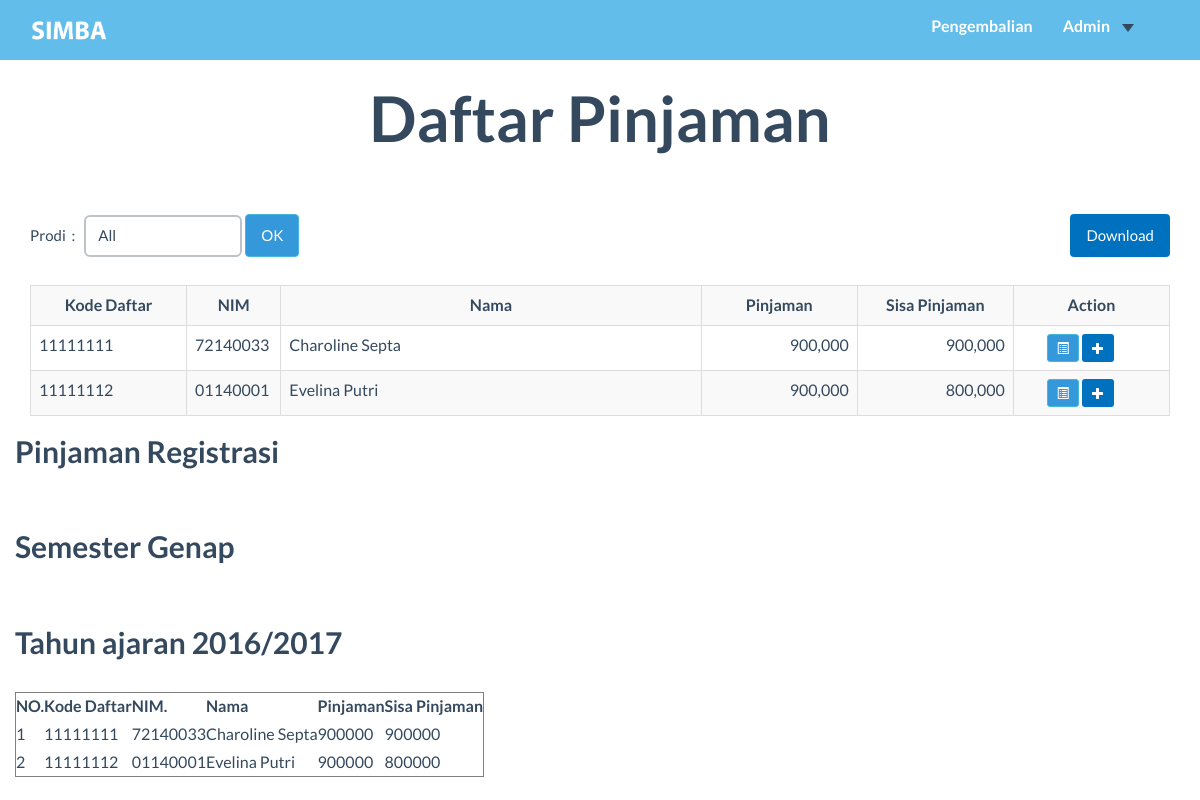
/user_admin/data1.php, run on the app's committed database.
### tables this page shows
CREATE TABLE `pendaftaran` (
  `kd_daftar` int(8) NOT NULL,
  `nim` char(8) NOT NULL,
  `kd_bsw` char(3) NOT NULL,
  `tgl_daftar` timestamp NOT NULL DEFAULT CURRENT_TIMESTAMP,
  `nominal_pengajuan` int(11) NOT NULL,
  `nominal_disetujui` int(11) DEFAULT NULL,
  `sisa_pinjaman` int(11) DEFAULT NULL
);

CREATE TABLE `mahasiswa` (
  `NIM` char(8) NOT NULL,
  `kd_prodi` char(2) NOT NULL,
  `nama_mhs` varchar(99) NOT NULL,
  `gender` char(1) NOT NULL,
  `tgl_lahir` date NOT NULL,
  `email` varchar(99) NOT NULL,
  `alamat` varchar(999) NOT NULL,
  `kode_pos` char(5) NOT NULL,
  `no_telp` char(12) NOT NULL,
  `total_sks` int(11) NOT NULL
);

CREATE TABLE `beasiswa` (
  `kd_bsw` char(3) NOT NULL,
  `nama_bsw` varchar(99) NOT NULL,
  `semt` char(6) NOT NULL,
  `thn_ajar` char(9) NOT NULL,
  `tgl_buka` date NOT NULL,
  `tgl_tutup` date NOT NULL,
  `kuota` int(11) NOT NULL,
  `isTampil` tinyint(1) NOT NULL,
  `Keterangan` mediumtext NOT NULL,
  `isPublish` tinyint(1) NOT NULL DEFAULT '0'
);

### user_admin/data1.php (the view)
<?php
Include("../function/koneksi.php");
Include("Cicilan.php");
?>
<html>
<table border="1">
	<tr>
		<th>NO.</th>
		<th>Kode Daftar</th>
		<th>NIM.</th>
		<th>Nama</th>
		<th>Pinjaman</th>
		<th>Sisa Pinjaman</th>
	</tr>
	<?php
	$query1="SELECT * FROM beasiswa where kd_bsw like 'P%'";
	$sql1 = mysqli_query($koneksi,$query1);
	$data1 = mysqli_fetch_array($sql1);
	echo'
	<h3> '.$data1['nama_bsw'].'</h3> </br>
	<h3>Semester '.$data1['semt'].' </h3> </br>
	<h3>Tahun ajaran '.$data1['thn_ajar'].' </h3> </br>';
    $query=$GLOBALS["q"];
    $sql = mysqli_query($koneksi,$query);
	$no = 1;
	while($data = mysqli_fetch_array($sql)){
		echo '
		<tr>
			<td>'.$no.'</td>
			<td>'.$data['kd_daftar'].'</td>
			<td>'.$data['nim'].'</td>
			<td>'.$data['nama_mhs'].'</td>
			<td>'.$data['nominal_disetujui'].'</td>
      <td>'.$data['sisa_pinjaman'].'</td>
		</tr>
		';
		$no++;
	}
	?>
</table>
</html>

### user_admin/Cicilan.php (shortened to what this page needs)
<?php
Include ("../function/coba.php");
?>
<!DOCTYPE HTML>
<html>
<head>
    <link href="../css/bootstrap.min.css" rel="stylesheet">
    <link rel="stylesheet" href="https://maxcdn.bootstrapcdn.com/bootstrap/3.3.7/css/bootstrap.min.css">
    <link href="../font-awesome/css/font-awesome.min.css" rel="stylesheet">
    <link href="../css/general.css" rel="stylesheet">
    <link href="../css/custom.css" rel="stylesheet">
    <link href="../css/owl.carousel.css" rel="stylesheet">
    <link href="../css/owl.theme.css" rel="stylesheet">
    <link href="../css/style.css" rel="stylesheet">
    <link href="../css/animate.css" rel="stylesheet">
    <link rel="stylesheet" href="../css/magnific-popup.css">
</head>
<body >
  <nav class="navbar-default" role="navigation" style="position: fixed; top: 0px;">
    <div class="container">
      <a class="" href="index.php">
        <img src="../img/logo2.png" height="45px" style="margin-top:8px; margin-left:0" id="logo"/>
      </a>
      <div class="collapse navbar-collapse navbar-right navbar-ex1-collapse stuckMenu">
        <ul class="nav navbar-nav">
          <li class="menuItem"><a href="Cicilan.php">Pengembalian </a></li>
          <li class="menuItem dropdown">
            <a class="dropdown-toggle" data-toggle="dropdown" href="#">Admin<span class="caret"></span></a>
          </li>
        </ul>
      </div>
    </div>
  </nav>
<br/><br/>
  <div class="container">
      <h2 class="text-center">Daftar Pinjaman</h2>
      <br/>
      <br/>
      <div class="row">
          <div class="col-md-12">
      <form class="form-inline" action="Cicilan.php" method="get">
          <div class="form-group ">
              <label class="control-label" for="prodi">Prodi &nbsp;: &nbsp;</label>
                  <select name="prodi" class="form-control" id="prodi" style="height: ;: auto">
                      <option  >All</option>
                  </select>
          </div>
          <input type="submit" class="btn btn-info" value="OK">
          <?php
          if(isset($_GET['prodi'])) {
              echo '<a href="export1.php?kd='.$_GET['prodi'].'" class="btn btn-primary pull-right">Download</a>';
          }else{
              echo '<a href="export1.php?" class="btn btn-primary pull-right">Download</a>';
          }
          ?>
          </form>
      <br/>
          </div>
      </div>
      <div class="row">
          <div class="col-md-12">
              <table class="table table-striped table-bordered">
                  <tr ">
                  <th class="text-center" width="13%">Kode Daftar</th>
                  <th class="text-center" width="5%">NIM</th>
                  <th class="text-center" width="35%">Nama</th>
                  <th class="text-center" width="13%">Pinjaman</th>
                  <th class="text-center" width="13%"> Sisa Pinjaman</th>
                  <th class="text-center" width="13%">Action</th>
                  </tr>
                  <?php
                  $getDataPinjaman=mysqli_query($koneksi,$GLOBALS["q"]);
                  while ($rowPjm =  mysqli_fetch_array($getDataPinjaman)){
                      $sisa=(string)$rowPjm[4];
                      if ($sisa<=0){
                          $sisa = "<strong style='color: #68bacd'>Lunas</strong>";
                        }else{
                          $sisa=(string) number_format($rowPjm[4]);
                        }
                      echo'
                          <tr>
                              <td>'.$rowPjm['kd_daftar'].'</td>
                              <td>'.$rowPjm['nim'].'</td>
                              <td>'.$rowPjm['nama_mhs'].'</td>
                              <td style="text-align:right">' .number_format($rowPjm['nominal_disetujui']).'</td>
                              <td style="text-align:right">'.$sisa.'</td>
                                <td >
                              <div style="margin-left:25px">';
                      if ($sisa<=0){
                          echo'
                                <button type="button" class="btn btn-info btn-xs" style="margin-left:20px;"data-toggle="modal" data-target="#myModal'.$rowPjm['kd_daftar'].'"><span class="glyphicon glyphicon-list-alt " style="margin:0 0 0 0; padding:0"></span></button>
                              ';
                      }else{
                          echo'
                                <button type="button" class="btn btn-info btn-xs" data-toggle="modal" data-target="#myModal'.$rowPjm['kd_daftar'].'"><span class="glyphicon glyphicon-list-alt " style="margin:0 0 0 0; padding:0"></span></button>
                                <button type="button" class="btn btn-primary btn-xs" data-toggle="modal" data-target="#addModal'.$rowPjm['kd_daftar'].'"><span class="glyphicon glyphicon-plus" style="margin:0 0 0 0; padding:0"></span></button>
                              ';
                      }
                     echo'
                                </div>
                                    <div id="myModal'.$rowPjm['kd_daftar'].'" class="modal fade" role="dialog">
                                            <td style:"text-algin:left;">'.$rowPjm['kd_daftar'].'</td>
                                            <td>'.$rowPjm['nim'].'</td>
                                            <td>'.$rowPjm['nama_mhs'].'</td>
                                            <td>'.$sisa.'</td>
                                           '.getDetailCicilan($rowPjm['kd_daftar']).'
                                    </div>
                                    <div id="addModal'.$rowPjm['kd_daftar'].'" class="modal fade" role="dialog">
                                            <td style:"text-algin:left;">'.$rowPjm['kd_daftar'].'</td>
                                            <td>'.$rowPjm['nim'].'</td>
                                            <td>'.$rowPjm['nama_mhs'].'</td>
                                            <td>'.$sisa.'</td>
                                                 <input type="hidden" min="0 "class="form-control" id="kd_daftar" name="kd_daftar" value="'.$rowPjm['kd_daftar'].'">
                                    </div>
                       ';
                  }
                  ?>
              </table>
  </div>
</body>
</html>

### css/general.css (style rules this page uses)
#logo { float: left; position: absolute;; }
body, html { height: 100%; width: 100%; overflow-x:hidden; }
.glyphicon { margin-right: 10px; }
.btn-primary { border-color: rgba(52, 73, 94, 0); }
.navbar-default { position: relative; min-height: 60px; width: 100%; z-index: 999; }
.navbar-default .navbar-nav>li>a { color: #ffffff; }

### css/custom.css (style rules this page uses)
li a, .dropbtn { display: inline-block; color: white; text-align: center; padding: 14px 16px; text-decoration: none; }
li.dropdown { display: inline-block; }
.table th, .table td { padding: 8px 12px; }

### data on the page
pendaftaran: kd_daftar "11111111", nim "72140033", nim.nama_mhs "Charoline Septa", nominal_disetujui "900,000", sisa_pinjaman "900,000", nominal_disetujui "900000", sisa_pinjaman "900000"
pendaftaran: kd_daftar "11111112", nim "01140001", nim.nama_mhs "Evelina Putri", nominal_disetujui "900,000", sisa_pinjaman "800,000", nominal_disetujui "900000", sisa_pinjaman "800000"
beasiswa: nama_bsw "Pinjaman Registrasi", semt "Genap", thn_ajar "2016/2017"
